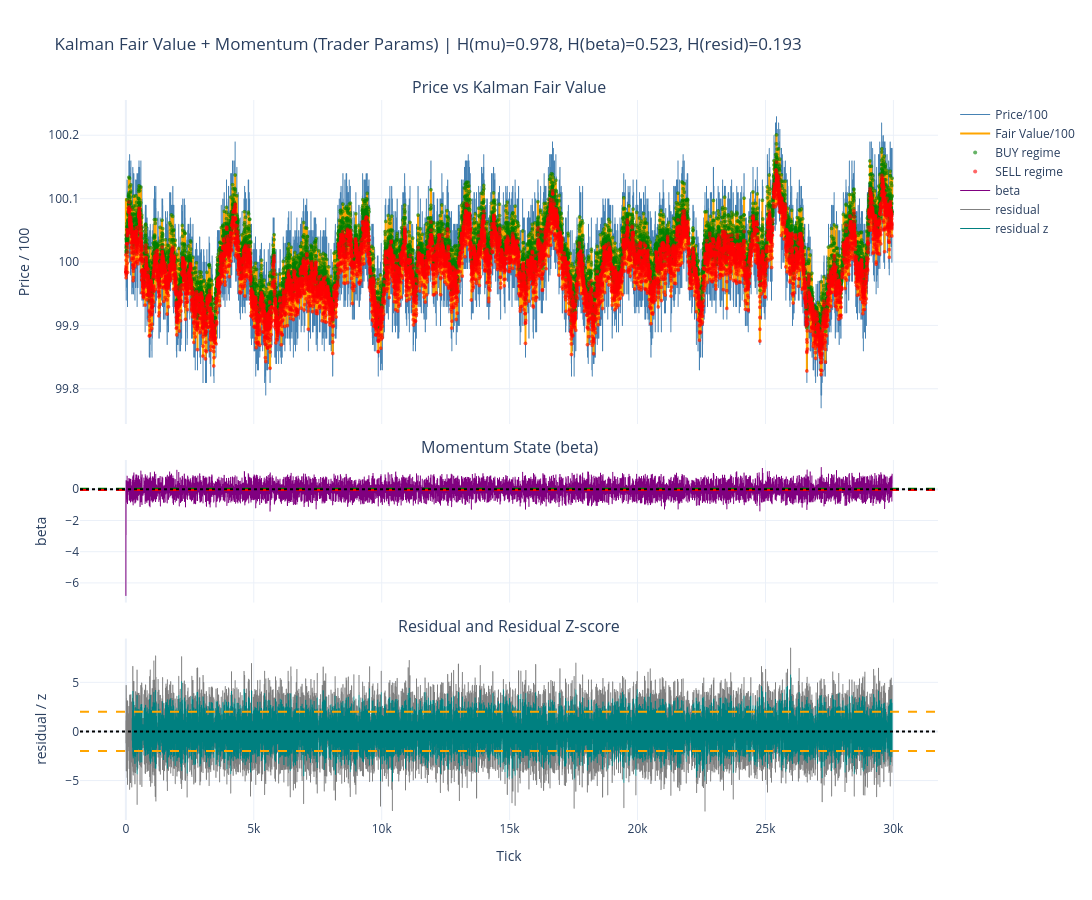

Notebook source saved alongside this figure:
### Code cell
# =============================================================================
# KALMAN FAIR VALUE + MOMENTUM (uses trader params from kalman_market_making.py)
# =============================================================================
import plotly.graph_objects as go
from plotly.subplots import make_subplots
from statsmodels.tsa.stattools import adfuller, kpss

# Parameters from Rounds/0_tutorial/traders/kalman_market_making.py
KF_R_OBS = 1.0
KF_Q_LEVEL = 0.3
KF_Q_DRIFT = 0.015
KF_DRIFT_EPS = 0.04

PRICE_SCALE = 100.0

# Use mid-price series from earlier cell, treat 0 as missing.
price_series = pd.Series(p_all, dtype=float).replace(0.0, np.nan).dropna().values


def kalman_local_trend(prices, r_obs, q_level, q_drift):
    """2D local linear trend Kalman filter.
    state x_t = [mu_t, beta_t], obs z_t = mu_t + noise
    """
    F = np.array([[1.0, 1.0], [0.0, 1.0]])
    H = np.array([[1.0, 0.0]])
    Q = np.array([[q_level, 0.0], [0.0, q_drift]])
    R = np.array([[r_obs]])

    x = np.array([prices[0], 0.0], dtype=float)
    P = np.eye(2) * 10.0

    mu_hist = np.zeros(len(prices))
    beta_hist = np.zeros(len(prices))

    for i, z in enumerate(prices):
        x_pred = F @ x
        P_pred = F @ P @ F.T + Q

        y = np.array([z]) - (H @ x_pred)
        S = H @ P_pred @ H.T + R
        K = P_pred @ H.T @ np.linalg.inv(S)

        x = x_pred + (K @ y)
        P = (np.eye(2) - K @ H) @ P_pred

        mu_hist[i] = x[0]
        beta_hist[i] = x[1]

    resid = prices - mu_hist
    return mu_hist, beta_hist, resid


mu, beta, resid = kalman_local_trend(
    price_series,
    r_obs=KF_R_OBS,
    q_level=KF_Q_LEVEL,
    q_drift=KF_Q_DRIFT,
)

# Momentum regime labels using same epsilon convention as trader.
buy_signal = beta > KF_DRIFT_EPS
sell_signal = beta < -KF_DRIFT_EPS
flat_signal = ~(buy_signal | sell_signal)

fair_df = pd.DataFrame({
    "tick": np.arange(len(price_series)),
    "price": price_series,
    "fair_value": mu,
    "beta": beta,
    "residual": resid,
    "buy_signal": buy_signal,
    "sell_signal": sell_signal,
    "flat_signal": flat_signal,
})

fair_df["price_scaled"] = fair_df["price"] / PRICE_SCALE
fair_df["fv_scaled"] = fair_df["fair_value"] / PRICE_SCALE
fair_df["residual_z"] = (
    (fair_df["residual"] - fair_df["residual"].rolling(500, min_periods=250).mean())
    / fair_df["residual"].rolling(500, min_periods=250).std()
)

# Quick diagnostics for whether fair value appears moving with momentum.
h_mu = hurst_rs(pd.Series(mu).dropna().values)
h_beta = hurst_rs(pd.Series(beta).dropna().values)
h_resid = hurst_rs(pd.Series(resid).dropna().values)

adf_resid_p = adfuller(pd.Series(resid).dropna().values, regression="c", autolag="AIC")[1]
kpss_resid_p = kpss(pd.Series(resid).dropna().values, regression="c", nlags="auto")[1]

signal_share = pd.Series(np.where(buy_signal, "BUY", np.where(sell_signal, "SELL", "FLAT"))).value_counts(normalize=True)

print("Kalman params in use:")
print(f"  r_obs={KF_R_OBS}, q_level={KF_Q_LEVEL}, q_drift={KF_Q_DRIFT}, drift_eps={KF_DRIFT_EPS}")
print("\nMean-reversion / momentum diagnostics:")
print(f"  H(mu)={h_mu:.3f}  | H(beta)={h_beta:.3f} | H(residual)={h_resid:.3f}")
print(f"  Residual ADF p={adf_resid_p:.4g} | KPSS p={kpss_resid_p:.4g}")
print("\nSignal share:")
display(signal_share.rename("share"))

# Plotly dashboard: price vs fair value + beta + residual/zscore
fig = make_subplots(
    rows=3,
    cols=1,
    shared_xaxes=True,
    vertical_spacing=0.05,
    row_heights=[0.5, 0.22, 0.28],
    subplot_titles=(
        "Price vs Kalman Fair Value",
        "Momentum State (beta)",
        "Residual and Residual Z-score",
    ),
)

fig.add_trace(
    go.Scattergl(x=fair_df["tick"], y=fair_df["price_scaled"], mode="lines", name="Price/100", line=dict(color="steelblue", width=1)),
    row=1, col=1,
)
fig.add_trace(
    go.Scattergl(x=fair_df["tick"], y=fair_df["fv_scaled"], mode="lines", name="Fair Value/100", line=dict(color="orange", width=2)),
    row=1, col=1,
)

# Highlight buy/sell momentum regions with markers.
buy_pts = fair_df[fair_df["buy_signal"]]
sell_pts = fair_df[fair_df["sell_signal"]]
fig.add_trace(
    go.Scattergl(x=buy_pts["tick"], y=buy_pts["fv_scaled"], mode="markers", name="BUY regime", marker=dict(color="green", size=4, opacity=0.6)),
    row=1, col=1,
)
fig.add_trace(
    go.Scattergl(x=sell_pts["tick"], y=sell_pts["fv_scaled"], mode="markers", name="SELL regime", marker=dict(color="red", size=4, opacity=0.6)),
    row=1, col=1,
)

fig.add_trace(
    go.Scattergl(x=fair_df["tick"], y=fair_df["beta"], mode="lines", name="beta", line=dict(color="purple", width=1)),
    row=2, col=1,
)
fig.add_hline(y=KF_DRIFT_EPS, line_dash="dash", line_color="green", row=2, col=1)
fig.add_hline(y=-KF_DRIFT_EPS, line_dash="dash", line_color="red", row=2, col=1)
fig.add_hline(y=0.0, line_dash="dot", line_color="black", row=2, col=1)

fig.add_trace(
    go.Scattergl(x=fair_df["tick"], y=fair_df["residual"], mode="lines", name="residual", line=dict(color="gray", width=1)),
    row=3, col=1,
)
fig.add_trace(
    go.Scattergl(x=fair_df["tick"], y=fair_df["residual_z"], mode="lines", name="residual z", line=dict(color="teal", width=1)),
    row=3, col=1,
)
fig.add_hline(y=0.0, line_dash="dot", line_color="black", row=3, col=1)
fig.add_hline(y=2.0, line_dash="dash", line_color="orange", row=3, col=1)
fig.add_hline(y=-2.0, line_dash="dash", line_color="orange", row=3, col=1)

fig.update_layout(
    title=(
        "Kalman Fair Value + Momentum (Trader Params) | "
        f"H(mu)={h_mu:.3f}, H(beta)={h_beta:.3f}, H(resid)={h_resid:.3f}"
    ),
    width=1200,
    height=900,
    hovermode="x unified",
    template="plotly_white",
)
fig.update_yaxes(title_text="Price / 100", row=1, col=1)
fig.update_yaxes(title_text="beta", row=2, col=1)
fig.update_yaxes(title_text="residual / z", row=3, col=1)
fig.update_xaxes(title_text="Tick", row=3, col=1)
fig.show()

display(fair_df.head())
print("Done: using fixed kalman_market_making params to visualize moving fair value + momentum.")

### Figure 1 — Plotly figure (JSON) as saved in the notebook; plotly's stock layout.template omitted (floating-point values rounded to 4 significant figures; data arrays with more than 128 entries replaced by an {"elided": "..."} marker saying what was removed)
{"data": [{"line": {"color": "steelblue", "width": 1}, "mode": "lines", "name": "Price/100", "type": "scattergl", "x": {"elided": "29951 int values"}, "xaxis": "x", "y": {"elided": "29951 float values"}, "yaxis": "y"}, {"line": {"color": "orange", "width": 2}, "mode": "lines", "name": "Fair Value/100", "type": "scattergl", "x": {"elided": "29951 int values"}, "xaxis": "x", "y": {"elided": "29951 float values"}, "yaxis": "y"}, {"marker": {"color": "green", "opacity": 0.6, "size": 4}, "mode": "markers", "name": "BUY regime", "type": "scattergl", "x": {"elided": "12521 int values"}, "xaxis": "x", "y": {"elided": "12521 float values"}, "yaxis": "y"}, {"marker": {"color": "red", "opacity": 0.6, "size": 4}, "mode": "markers", "name": "SELL regime", "type": "scattergl", "x": {"elided": "12288 int values"}, "xaxis": "x", "y": {"elided": "12288 float values"}, "yaxis": "y"}, {"line": {"color": "purple", "width": 1}, "mode": "lines", "name": "beta", "type": "scattergl", "x": {"elided": "29951 int values"}, "xaxis": "x2", "y": {"elided": "29951 float values"}, "yaxis": "y2"}, {"line": {"color": "gray", "width": 1}, "mode": "lines", "name": "residual", "type": "scattergl", "x": {"elided": "29951 int values"}, "xaxis": "x3", "y": {"elided": "29951 float values"}, "yaxis": "y3"}, {"line": {"color": "teal", "width": 1}, "mode": "lines", "name": "residual z", "type": "scattergl", "x": {"elided": "29951 int values"}, "xaxis": "x3", "y": {"elided": "29951 float values"}, "yaxis": "y3"}], "layout": {"annotations": [{"font": {"size": 16}, "showarrow": false, "text": "Price vs Kalman Fair Value", "x": 0.5, "xanchor": "center", "xref": "paper", "y": 1, "yanchor": "bottom", "yref": "paper"}, {"font": {"size": 16}, "showarrow": false, "text": "Momentum State (beta)", "x": 0.5, "xanchor": "center", "xref": "paper", "y": 0.5, "yanchor": "bottom", "yref": "paper"}, {"font": {"size": 16}, "showarrow": false, "text": "Residual and Residual Z-score", "x": 0.5, "xanchor": "center", "xref": "paper", "y": 0.252, "yanchor": "bottom", "yref": "paper"}], "height": 900, "hovermode": "x unified", "shapes": [{"line": {"color": "green", "dash": "dash"}, "type": "line", "x0": 0, "x1": 1, "xref": "x2 domain", "y0": 0.04, "y1": 0.04, "yref": "y2"}, {"line": {"color": "red", "dash": "dash"}, "type": "line", "x0": 0, "x1": 1, "xref": "x2 domain", "y0": -0.04, "y1": -0.04, "yref": "y2"}, {"line": {"color": "black", "dash": "dot"}, "type": "line", "x0": 0, "x1": 1, "xref": "x2 domain", "y0": 0, "y1": 0, "yref": "y2"}, {"line": {"color": "black", "dash": "dot"}, "type": "line", "x0": 0, "x1": 1, "xref": "x3 domain", "y0": 0, "y1": 0, "yref": "y3"}, {"line": {"color": "orange", "dash": "dash"}, "type": "line", "x0": 0, "x1": 1, "xref": "x3 domain", "y0": 2, "y1": 2, "yref": "y3"}, {"line": {"color": "orange", "dash": "dash"}, "type": "line", "x0": 0, "x1": 1, "xref": "x3 domain", "y0": -2, "y1": -2, "yref": "y3"}], "title": {"text": "Kalman Fair Value + Momentum (Trader Params) | H(mu)=0.978, H(beta)=0.523, H(resid)=0.193"}, "width": 1200, "xaxis": {"anchor": "y", "domain": [0, 1], "matches": "x3", "showticklabels": false}, "xaxis2": {"anchor": "y2", "domain": [0, 1], "matches": "x3", "showticklabels": false}, "xaxis3": {"anchor": "y3", "domain": [0, 1], "title": {"text": "Tick"}}, "yaxis": {"anchor": "x", "domain": [0.55, 1], "title": {"text": "Price / 100"}}, "yaxis2": {"anchor": "x2", "domain": [0.302, 0.5], "title": {"text": "beta"}}, "yaxis3": {"anchor": "x3", "domain": [0, 0.252], "title": {"text": "residual / z"}}}}
